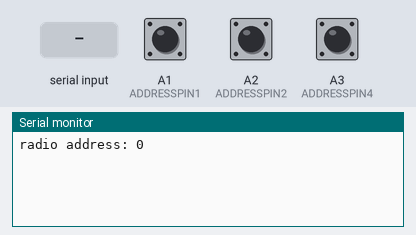
The sketch below on a simulated Arduino Uno, built with avr-gcc and run on an emulated ATmega328P. On the bench: the last lines printed to the serial monitor. Inputs (shaded band) come from the test bench; at power-on: A1 (ADDRESSPIN1) HIGH, A2 (ADDRESSPIN2) HIGH, A3 (ADDRESSPIN4) HIGH.

Above: at 1.2 s.
1.3 s: "90,45,200\n" received over the second serial link
At 2.5 s:
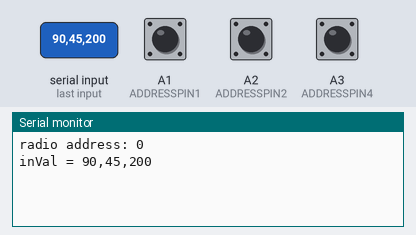
2.8 s: "90,45\n" received over the second serial link
At 3.7 s:
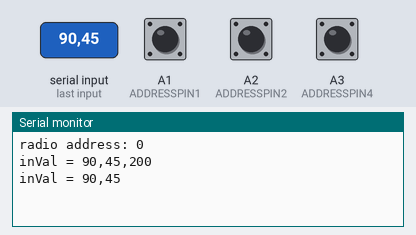
4.3 s: "5\n" received over the second serial link
At 4.9 s:
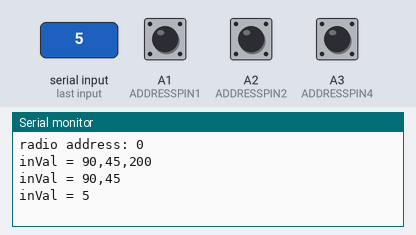

The sketch:

ranger_transmitter_wired.ino
```cpp
/*
   Transmitter: does a local V53L0X ranging and transmits findings via software serial

   The remote radios have addresses 0 to 4.
   Read analog input pins to discover radio number, using this scheme:
   radio #| inputs grounded
   -------|----------------
   0      | none
   1      | A1
   2      | A2
   3      | A1 and A2
   4      | A3


   a fork of "multi_transmitter" from "Empathy Machine" project, commit 5a1137e:
      <https://github.com/robzach/Empathy_Machine/commit/5a1137ec3f7dec60e37fa79feb964c7cfc244845>
   radio code adapted from "SimpleRxAckPayload" by user Robin2 on Arduino.cc forum
   V53L0X code adapted from Pololu's library examples

   Robert Zacharias, rz@rzach.me, 7-18-19

*/

#include <SPI.h>
#include <Wire.h>
#include <VL53L0X.h>
#include <SoftwareSerial.h>

const int ADDRESSPIN1 = A1;
const int ADDRESSPIN2 = A2;
const int ADDRESSPIN4 = A3;

// software serial constructor
const int RX_PIN = 2;
const int TX_PIN = 3;
SoftwareSerial wires(RX_PIN, TX_PIN);

VL53L0X sensor;

char ADDRESSMARKER = '!'; // wait to see this at the start of a signal
int transmitterAddress; // this device's address (0 to 4)

void setup() {
  Serial.begin(9600);
  wires.begin(9600);

  // detect the address of this radio based on which address pins are tied to ground
  pinMode(ADDRESSPIN1, INPUT_PULLUP);
  pinMode(ADDRESSPIN2, INPUT_PULLUP);
  pinMode(ADDRESSPIN4, INPUT_PULLUP);
  delay(5); // let the inputs settle for a moment
  byte address = !digitalRead(ADDRESSPIN1) + (2 * (!digitalRead(ADDRESSPIN2))) +
                 (4 * (!digitalRead(ADDRESSPIN4)));
  transmitterAddress = address; // set up transmitter

  // report the address to serial monitor for debugging
  Serial.println((String)"radio address: " + transmitterAddress);

  Wire.begin();
  sensor.init();
  sensor.setTimeout(500);
}

void loop() {
  //  if (distance < 7000) Serial.println(distance);

  if ( wires.available() ) { // if incoming data received
    String inVal = wires.readStringUntil('\n');
    Serial.println("inVal = " + inVal);
    if (inVal.charAt(0) == ADDRESSMARKER) { // if first character was !
      Serial.println("    atoi(inVal.charAt(1)) = " + (String)atoi(inVal.charAt(1)));
      if (atoi(inVal.charAt(1)) == transmitterAddress) { // if this is the device being addressed
        Serial.println("request received");
        int distance = sensor.readRangeSingleMillimeters();
        Serial.println("received data request, transmitting: " + (String)distance);
        wires.println(distance);
      }
    }
  }

  /*
    if ( wires.available() ) { // if incoming data received
    char * inVal = wires.available().c_str();
    //    char * inVal = wires.readStringUntil('\n').c_str();
    Serial.println(inVal);
    if (inVal[0] == ADDRESSMARKER) { // if first character was !
      //      Serial.println("    atoi(inVal.charAt(1)) = " + (String)atoi(inVal.charAt(1)));
      if (inVal[1] == (char)transmitterAddress) { // if this is the device being addressed
        Serial.println("request received");
        int distance = sensor.readRangeSingleMillimeters();
        Serial.println("received data request, transmitting: " + (String)distance);
        wires.println(distance);
      }
    }
    }
  */
}
```

Measured:
- after the input at 1.3 s, the serial monitor: prints a new line at once (image 1)
- after the input at 2.8 s, the serial monitor: prints a new line at once (image 2)
- after the input at 4.3 s, the serial monitor: prints a new line at once (image 3)
